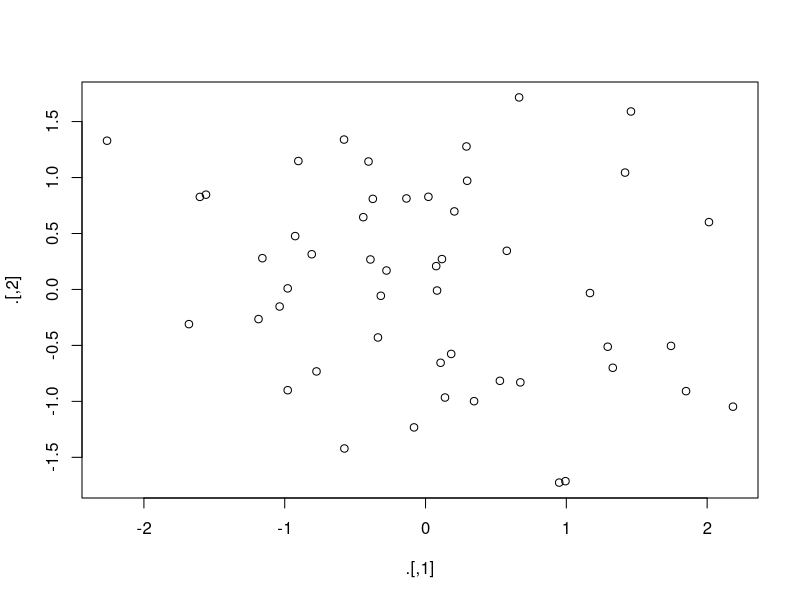
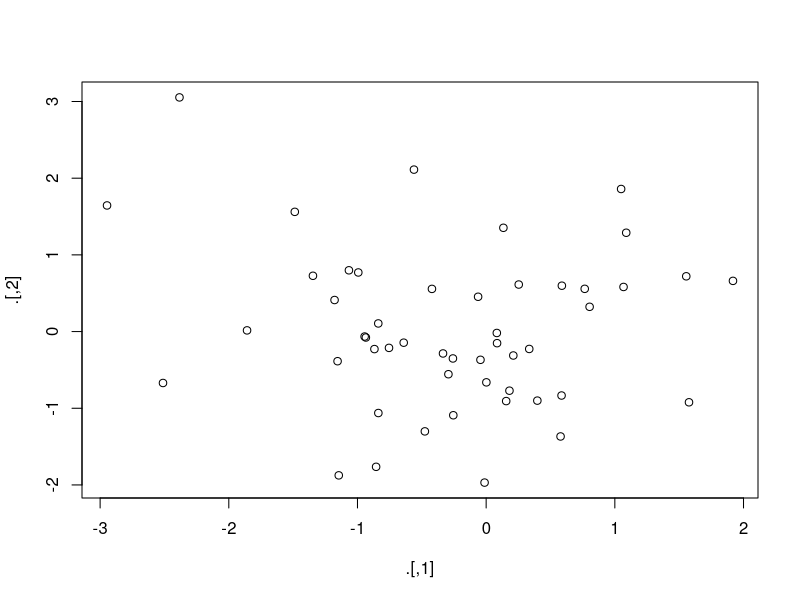

Write R code to recreate these figures, in order.
## ---- chunk 1
library(magrittr)
## ---- chunk 2
assign("x", 10)
x
"x" %>% assign(100)
x
## ---- chunk 3
env <- environment()
"x" %>% assign(100, envir = env)
x
## ---- chunk 4
tryCatch(stop("!"), error = function(e) "An error")

# stop("!") %>%
#   tryCatch(error = function(e) "An error")
# Returns "Error in eval(lhs, parent, parent) : !
## ---- chunk 5
rnorm(100) %>%
  matrix(ncol = 2) %>%
  plot() %>%  # You will see this plot.
  str()       # Output of the str functions is NULL

# Instead, do:
rnorm(100) %>%
  matrix(ncol = 2) %T>% # Propagates output of matrix ...
  plot() %>%
  str()                 # ... to the input of str.
## ---- chunk 6
mtcars %$%
  cor(disp, mpg)
## ---- chunk 7
mtcars <- mtcars %>%
  transform(cyl = cyl * 2)
## ---- chunk 8
mtcars %<>% transform(cyl = cyl * 2)
